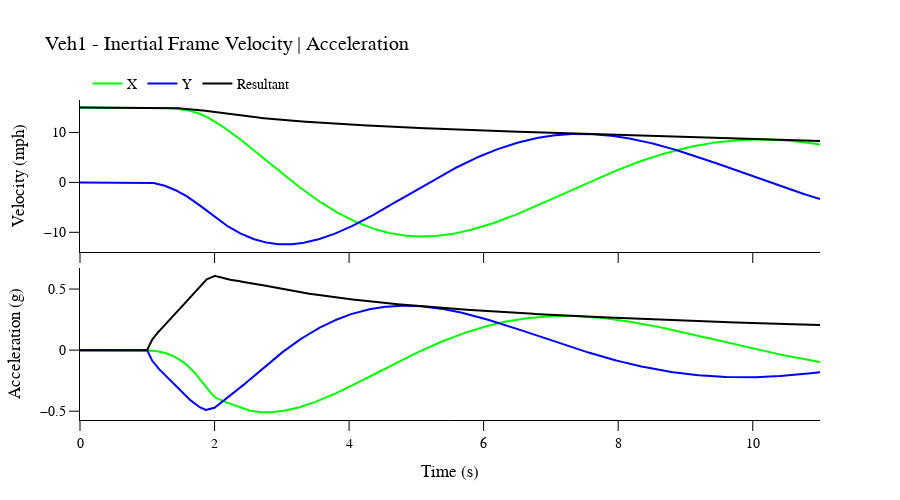
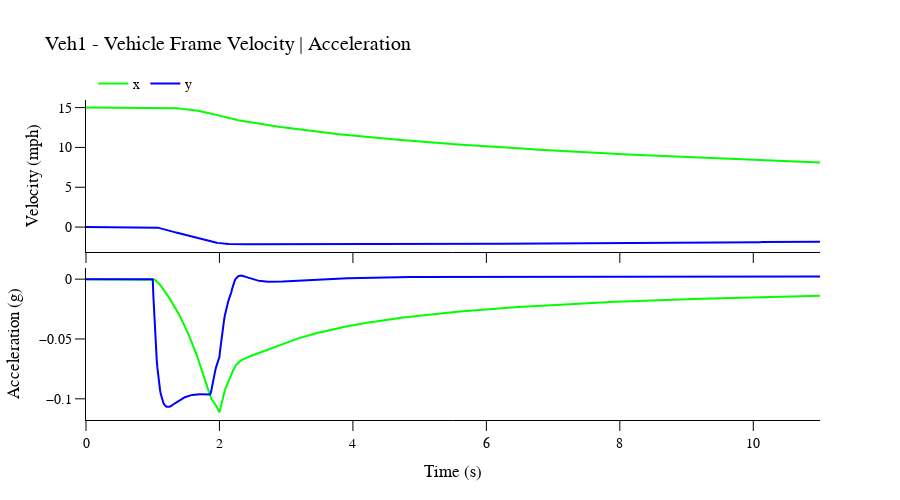
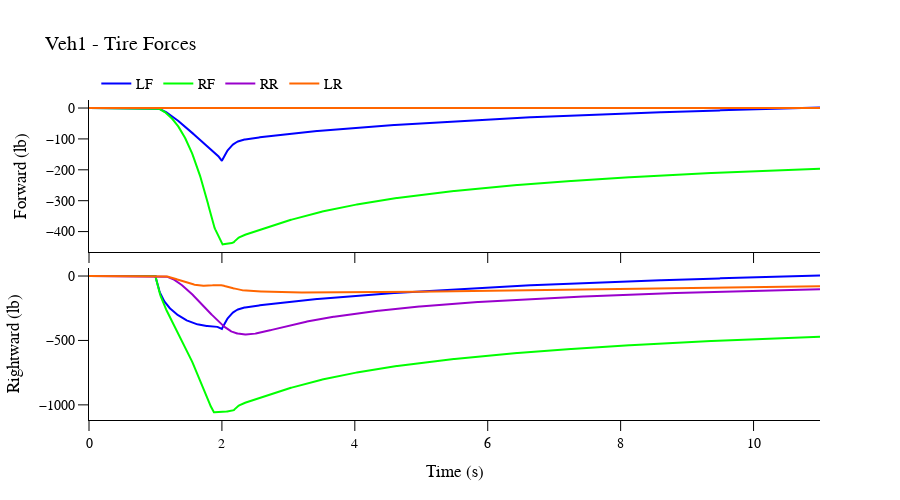
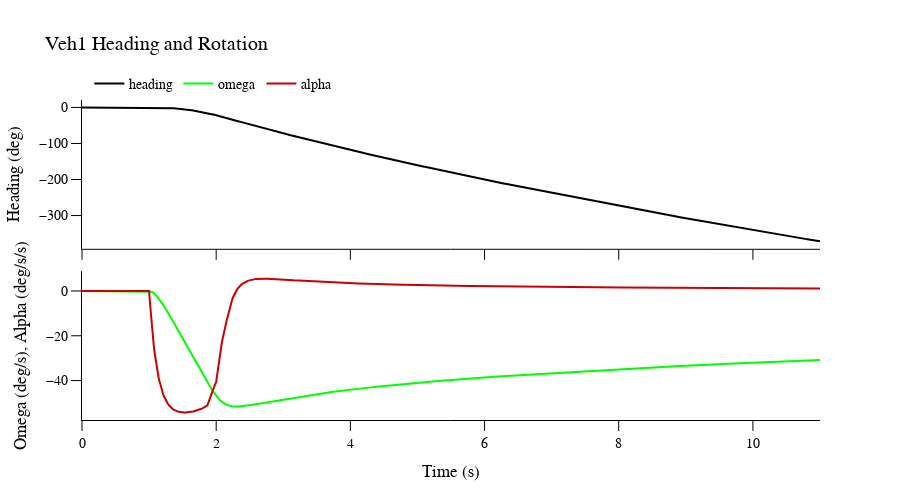

These figures' notebook cell, in order:
### Markdown cell above
### Plot Motion

### Code cell
run.plot_model()

### Figure 1 — Plotly figure (JSON) as saved in the notebook; plotly's stock layout.template omitted (floating-point values rounded to 4 significant figures; data arrays with more than 128 entries replaced by an {"elided": "..."} marker saying what was removed)
{"data": [{"line": {"color": "rgb(0, 255, 0)", "width": 2}, "mode": "lines", "name": "X", "type": "scatter", "x": {"elided": "1101 float values"}, "xaxis": "x", "y": {"elided": "1101 float values"}, "yaxis": "y"}, {"line": {"color": "rgb(0, 0, 255)", "width": 2}, "mode": "lines", "name": "Y", "type": "scatter", "x": {"elided": "1101 float values"}, "xaxis": "x", "y": {"elided": "1101 float values"}, "yaxis": "y"}, {"line": {"color": "rgb(0, 0, 0)", "width": 2}, "mode": "lines", "name": "Resultant", "type": "scatter", "x": {"elided": "1101 float values"}, "xaxis": "x", "y": {"elided": "1101 float values"}, "yaxis": "y"}, {"line": {"color": "rgb(0, 255, 0)", "width": 2}, "mode": "lines", "name": "Ax", "showlegend": false, "type": "scatter", "x": {"elided": "1101 float values"}, "xaxis": "x2", "y": {"elided": "1101 float values"}, "yaxis": "y2"}, {"line": {"color": "rgb(0, 0, 255)", "width": 2}, "mode": "lines", "name": "Ay", "showlegend": false, "type": "scatter", "x": {"elided": "1101 float values"}, "xaxis": "x2", "y": {"elided": "1101 float values"}, "yaxis": "y2"}, {"line": {"color": "rgb(0, 0, 0)", "width": 2}, "mode": "lines", "name": "Ar", "showlegend": false, "type": "scatter", "x": {"elided": "1101 float values"}, "xaxis": "x2", "y": {"elided": "1101 float values"}, "yaxis": "y2"}], "layout": {"autosize": false, "font": {"color": "black", "family": "Arial", "size": 14}, "height": 500, "legend": {"orientation": "h", "x": 0.01, "xanchor": "left", "y": 1.1, "yanchor": "top"}, "title": {"text": "Veh1 - Inertial Frame Velocity | Acceleration"}, "width": 900, "xaxis": {"anchor": "y", "domain": [0.0, 1.0], "linecolor": "black", "linewidth": 1, "matches": "x2", "showgrid": false, "showline": true, "showticklabels": false, "tickcolor": "black", "ticklen": 10, "ticks": "outside", "tickwidth": 1, "title": {"text": ""}, "zeroline": false}, "xaxis2": {"anchor": "y2", "domain": [0.0, 1.0], "linecolor": "black", "linewidth": 1, "showgrid": false, "showline": true, "tickcolor": "black", "ticklen": 10, "ticks": "outside", "tickwidth": 1, "title": {"text": "Time (s)"}, "zeroline": false}, "yaxis": {"anchor": "x", "domain": [0.525, 1.0], "linecolor": "black", "linewidth": 1, "showgrid": false, "showline": true, "tickcolor": "black", "ticklen": 10, "ticks": "outside", "tickwidth": 1, "title": {"text": "Velocity (mph)"}, "zeroline": false}, "yaxis2": {"anchor": "x2", "domain": [0.0, 0.475], "linecolor": "black", "linewidth": 1, "showgrid": false, "showline": true, "tickcolor": "black", "ticklen": 10, "ticks": "outside", "tickwidth": 1, "title": {"text": "Acceleration (g)"}, "zeroline": false}}}

### Figure 2 — Plotly figure (JSON) as saved in the notebook; plotly's stock layout.template omitted (floating-point values rounded to 4 significant figures; data arrays with more than 128 entries replaced by an {"elided": "..."} marker saying what was removed)
{"data": [{"line": {"color": "rgb(0, 255, 0)", "width": 2}, "mode": "lines", "name": "x", "type": "scatter", "x": {"elided": "1101 float values"}, "xaxis": "x", "y": {"elided": "1101 float values"}, "yaxis": "y"}, {"line": {"color": "rgb(0, 0, 255)", "width": 2}, "mode": "lines", "name": "y", "type": "scatter", "x": {"elided": "1101 float values"}, "xaxis": "x", "y": {"elided": "1101 float values"}, "yaxis": "y"}, {"line": {"color": "rgb(0, 255, 0)", "width": 2}, "mode": "lines", "name": "ax", "showlegend": false, "type": "scatter", "x": {"elided": "1101 float values"}, "xaxis": "x2", "y": {"elided": "1101 float values"}, "yaxis": "y2"}, {"line": {"color": "rgb(0, 0, 255)", "width": 2}, "mode": "lines", "name": "ay", "showlegend": false, "type": "scatter", "x": {"elided": "1101 float values"}, "xaxis": "x2", "y": {"elided": "1101 float values"}, "yaxis": "y2"}], "layout": {"autosize": false, "font": {"color": "black", "family": "Arial", "size": 14}, "height": 500, "legend": {"orientation": "h", "x": 0.01, "xanchor": "left", "y": 1.1, "yanchor": "top"}, "title": {"text": "Veh1 - Vehicle Frame Velocity | Acceleration"}, "width": 900, "xaxis": {"anchor": "y", "domain": [0.0, 1.0], "linecolor": "black", "linewidth": 1, "matches": "x2", "showgrid": false, "showline": true, "showticklabels": false, "tickcolor": "black", "ticklen": 10, "ticks": "outside", "tickwidth": 1, "title": {"text": ""}, "zeroline": false}, "xaxis2": {"anchor": "y2", "domain": [0.0, 1.0], "linecolor": "black", "linewidth": 1, "showgrid": false, "showline": true, "tickcolor": "black", "ticklen": 10, "ticks": "outside", "tickwidth": 1, "title": {"text": "Time (s)"}, "zeroline": false}, "yaxis": {"anchor": "x", "domain": [0.525, 1.0], "linecolor": "black", "linewidth": 1, "showgrid": false, "showline": true, "tickcolor": "black", "ticklen": 10, "ticks": "outside", "tickwidth": 1, "title": {"text": "Velocity (mph)"}, "zeroline": false}, "yaxis2": {"anchor": "x2", "domain": [0.0, 0.475], "linecolor": "black", "linewidth": 1, "showgrid": false, "showline": true, "tickcolor": "black", "ticklen": 10, "ticks": "outside", "tickwidth": 1, "title": {"text": "Acceleration (g)"}, "zeroline": false}}}

### Figure 3 — Plotly figure (JSON) as saved in the notebook; plotly's stock layout.template omitted (floating-point values rounded to 4 significant figures; data arrays with more than 128 entries replaced by an {"elided": "..."} marker saying what was removed)
{"data": [{"line": {"color": "rgb(0, 0, 255)", "width": 2}, "mode": "lines", "name": "LF", "type": "scatter", "x": {"elided": "1101 float values"}, "xaxis": "x", "y": {"elided": "1101 float values"}, "yaxis": "y"}, {"line": {"color": "rgb(0, 255, 0)", "width": 2}, "mode": "lines", "name": "RF", "type": "scatter", "x": {"elided": "1101 float values"}, "xaxis": "x", "y": {"elided": "1101 float values"}, "yaxis": "y"}, {"line": {"color": "rgb(153, 0, 204)", "width": 2}, "mode": "lines", "name": "RR", "type": "scatter", "x": {"elided": "1101 float values"}, "xaxis": "x", "y": {"elided": "1101 float values"}, "yaxis": "y"}, {"line": {"color": "rgb(255, 102, 0)", "width": 2}, "mode": "lines", "name": "LR", "type": "scatter", "x": {"elided": "1101 float values"}, "xaxis": "x", "y": {"elided": "1101 float values"}, "yaxis": "y"}, {"line": {"color": "rgb(0, 0, 255)", "width": 2}, "mode": "lines", "name": "LF", "showlegend": false, "type": "scatter", "x": {"elided": "1101 float values"}, "xaxis": "x2", "y": {"elided": "1101 float values"}, "yaxis": "y2"}, {"line": {"color": "rgb(0, 255, 0)", "width": 2}, "mode": "lines", "name": "RF", "showlegend": false, "type": "scatter", "x": {"elided": "1101 float values"}, "xaxis": "x2", "y": {"elided": "1101 float values"}, "yaxis": "y2"}, {"line": {"color": "rgb(153, 0, 204)", "width": 2}, "mode": "lines", "name": "RR", "showlegend": false, "type": "scatter", "x": {"elided": "1101 float values"}, "xaxis": "x2", "y": {"elided": "1101 float values"}, "yaxis": "y2"}, {"line": {"color": "rgb(255, 102, 0)", "width": 2}, "mode": "lines", "name": "LR", "showlegend": false, "type": "scatter", "x": {"elided": "1101 float values"}, "xaxis": "x2", "y": {"elided": "1101 float values"}, "yaxis": "y2"}], "layout": {"autosize": false, "font": {"color": "black", "family": "Arial", "size": 14}, "height": 500, "legend": {"orientation": "h", "x": 0.01, "xanchor": "left", "y": 1.1, "yanchor": "top"}, "title": {"text": "Veh1 - Tire Forces"}, "width": 900, "xaxis": {"anchor": "y", "domain": [0.0, 1.0], "linecolor": "black", "linewidth": 1, "matches": "x2", "showgrid": false, "showline": true, "showticklabels": false, "tickcolor": "black", "ticklen": 10, "ticks": "outside", "tickwidth": 1, "title": {"text": ""}, "zeroline": false}, "xaxis2": {"anchor": "y2", "domain": [0.0, 1.0], "linecolor": "black", "linewidth": 1, "showgrid": false, "showline": true, "tickcolor": "black", "ticklen": 10, "ticks": "outside", "tickwidth": 1, "title": {"text": "Time (s)"}, "zeroline": false}, "yaxis": {"anchor": "x", "domain": [0.525, 1.0], "linecolor": "black", "linewidth": 1, "showgrid": false, "showline": true, "tickcolor": "black", "ticklen": 10, "ticks": "outside", "tickwidth": 1, "title": {"text": "Forward (lb)"}, "zeroline": false}, "yaxis2": {"anchor": "x2", "domain": [0.0, 0.475], "linecolor": "black", "linewidth": 1, "showgrid": false, "showline": true, "tickcolor": "black", "ticklen": 10, "ticks": "outside", "tickwidth": 1, "title": {"text": "Rightward (lb)"}, "zeroline": false}}}

### Figure 4 — Plotly figure (JSON) as saved in the notebook; plotly's stock layout.template omitted (floating-point values rounded to 4 significant figures; data arrays with more than 128 entries replaced by an {"elided": "..."} marker saying what was removed)
{"data": [{"line": {"color": "rgb(0, 0, 0)", "width": 2}, "mode": "lines", "name": "heading", "type": "scatter", "x": {"elided": "1101 float values"}, "xaxis": "x", "y": {"elided": "1101 float values"}, "yaxis": "y"}, {"line": {"color": "rgb(0, 255, 0)", "width": 2}, "mode": "lines", "name": "omega", "type": "scatter", "x": {"elided": "1101 float values"}, "xaxis": "x2", "y": {"elided": "1101 float values"}, "yaxis": "y2"}, {"line": {"color": "rgb(204, 0, 0)", "width": 2}, "mode": "lines", "name": "alpha", "type": "scatter", "x": {"elided": "1101 float values"}, "xaxis": "x2", "y": {"elided": "1101 float values"}, "yaxis": "y2"}], "layout": {"autosize": false, "font": {"color": "black", "family": "Arial", "size": 14}, "height": 500, "legend": {"orientation": "h", "x": 0.01, "xanchor": "left", "y": 1.1, "yanchor": "top"}, "title": {"text": "Veh1 Heading and Rotation"}, "width": 900, "xaxis": {"anchor": "y", "domain": [0.0, 1.0], "linecolor": "black", "linewidth": 1, "matches": "x2", "showgrid": false, "showline": true, "showticklabels": false, "tickcolor": "black", "ticklen": 10, "ticks": "outside", "tickwidth": 1, "title": {"text": ""}, "zeroline": false}, "xaxis2": {"anchor": "y2", "domain": [0.0, 1.0], "linecolor": "black", "linewidth": 1, "showgrid": false, "showline": true, "tickcolor": "black", "ticklen": 10, "ticks": "outside", "tickwidth": 1, "title": {"text": "Time (s)"}, "zeroline": false}, "yaxis": {"anchor": "x", "domain": [0.535, 1.0], "linecolor": "black", "linewidth": 1, "showgrid": false, "showline": true, "tickcolor": "black", "ticklen": 10, "ticks": "outside", "tickwidth": 1, "title": {"text": "Heading (deg)"}, "zeroline": false}, "yaxis2": {"anchor": "x2", "domain": [0.0, 0.465], "linecolor": "black", "linewidth": 1, "showgrid": false, "showline": true, "tickcolor": "black", "ticklen": 10, "ticks": "outside", "tickwidth": 1, "title": {"text": "Omega (deg/s), Alpha (deg/s/s)"}, "zeroline": false}}}
